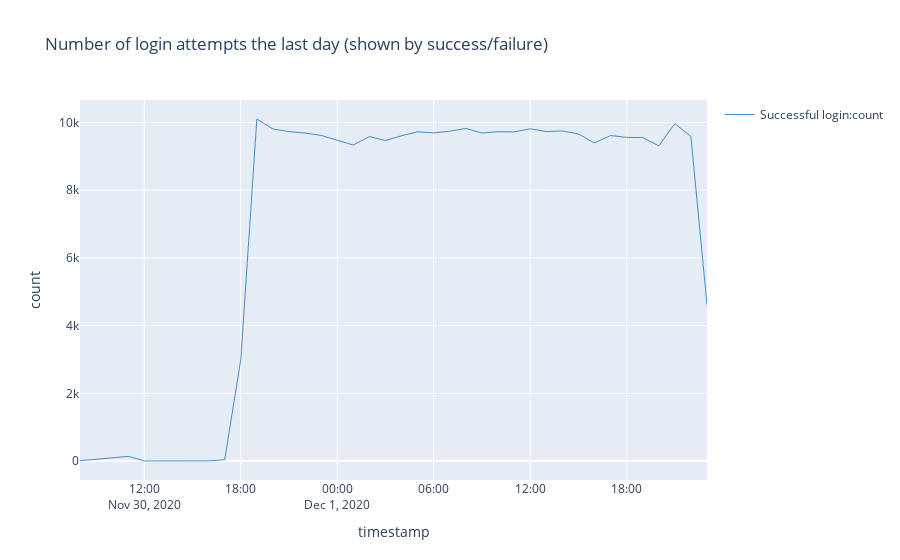

Notebook code cell kept with this figure:
### Code cell
%%kql
let _aadTenantId = aadTenantId;
let _environmentName = environmentName;
let _startDate = startDate;
let _endDate = endDate;
traces
| where 1==1 
    and timestamp >= todatetime(_startDate)
    and timestamp <= todatetime(_endDate) + totimespan(24h) - totimespan(1ms)   
    and customDimensions.aadTenantId == _aadTenantId
    and (_environmentName == '' or customDimensions.environmentName == _environmentName )
    and customDimensions.eventId in ('RT0001', 'RT0002', 'RT0004')
| extend attemptType = case(
    customDimensions.eventId == 'RT0001', 'Failure before open company' ,
    customDimensions.eventId == 'RT0002', 'Failure in open company trigger' ,
    customDimensions.eventId == 'RT0004', 'Successful login' , 
    'Unknown reason'
)
| summarize count=count() by attemptType, bin(timestamp, 1h)
| render timechart title= 'Number of login attempts the last day (shown by success/failure)'

### Figure 1 — Plotly figure (JSON) as saved in the notebook; plotly's stock layout.template omitted (floating-point values rounded to 4 significant figures)
{"data": [{"line": {"color": "rgb(31, 118, 179)", "width": 1}, "name": "Successful login:count", "opacity": 0.8, "type": "scatter", "x": ["2020-11-30T08:00:00+00:00", "2020-11-30T10:00:00+00:00", "2020-11-30T11:00:00+00:00", "2020-11-30T12:00:00+00:00", "2020-11-30T13:00:00+00:00", "2020-11-30T16:00:00+00:00", "2020-11-30T17:00:00+00:00", "2020-11-30T18:00:00+00:00", "2020-11-30T19:00:00+00:00", "2020-11-30T20:00:00+00:00", "2020-11-30T21:00:00+00:00", "2020-11-30T22:00:00+00:00", "2020-11-30T23:00:00+00:00", "2020-12-01T00:00:00+00:00", "2020-12-01T01:00:00+00:00", "2020-12-01T02:00:00+00:00", "2020-12-01T03:00:00+00:00", "2020-12-01T04:00:00+00:00", "2020-12-01T05:00:00+00:00", "2020-12-01T06:00:00+00:00", "2020-12-01T07:00:00+00:00", "2020-12-01T08:00:00+00:00", "2020-12-01T09:00:00+00:00", "2020-12-01T10:00:00+00:00", "2020-12-01T11:00:00+00:00", "2020-12-01T12:00:00+00:00", "2020-12-01T13:00:00+00:00", "2020-12-01T14:00:00+00:00", "2020-12-01T15:00:00+00:00", "2020-12-01T16:00:00+00:00", "2020-12-01T17:00:00+00:00", "2020-12-01T18:00:00+00:00", "2020-12-01T19:00:00+00:00", "2020-12-01T20:00:00+00:00", "2020-12-01T21:00:00+00:00", "2020-12-01T22:00:00+00:00", "2020-12-01T23:00:00+00:00"], "y": [8, 82, 139, 2, 1, 4, 38, 2994, 10101, 9806, 9728, 9686, 9616, 9473, 9333, 9582, 9467, 9607, 9723, 9690, 9741, 9823, 9687, 9725, 9720, 9810, 9731, 9747, 9660, 9393, 9612, 9557, 9552, 9310, 9965, 9583, 4612]}], "layout": {"showlegend": true, "title": {"text": "Number of login attempts the last day (shown by success/failure)"}, "xaxis": {"autorange": true, "title": {"text": "timestamp"}, "type": "date"}, "yaxis": {"ticksuffix": "", "title": {"text": "count"}, "type": "linear"}}}
